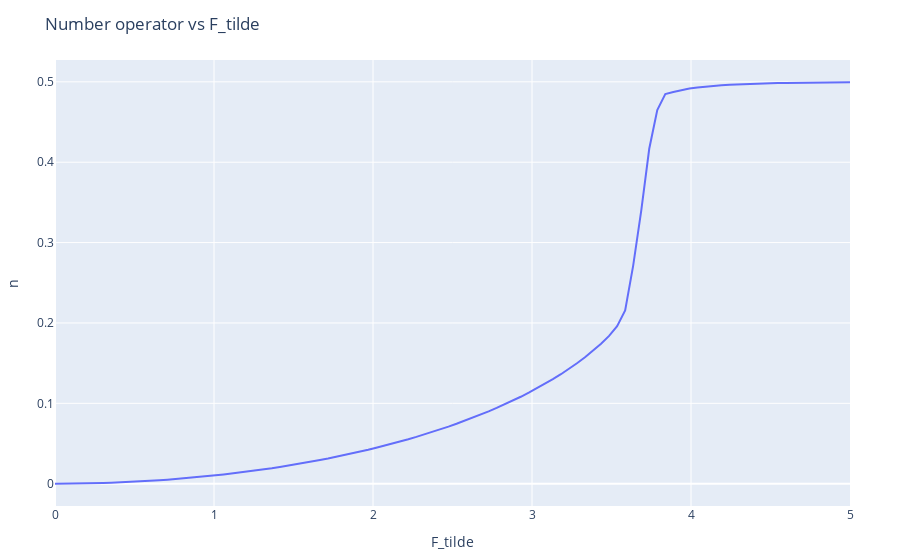

This figure's notebook cell:
### Code cell
number_plot = scatter(x=F_tilde_values, y=n_values, mode="lines", name="number operator")
layout = Layout(title="Number operator vs F_tilde", xaxis_title="F_tilde", yaxis_title="n")
plot(number_plot, layout)
